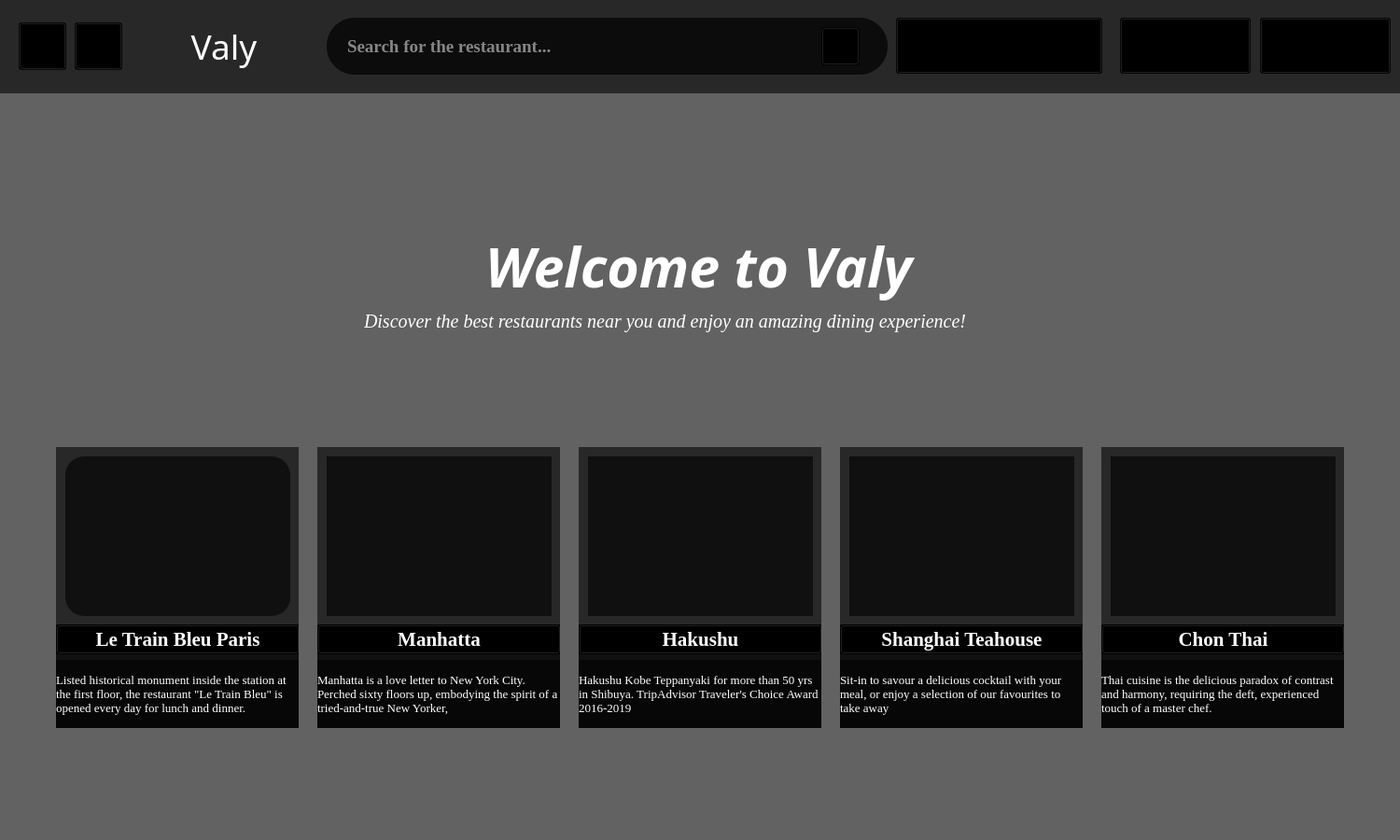
<?xml version="1.0" encoding="UTF-8"?>
<ui version="4.0">
 <class>MainWindow</class>
 <widget class="QMainWindow" name="MainWindow">
  <property name="geometry">
   <rect>
    <x>0</x>
    <y>0</y>
    <width>1500</width>
    <height>900</height>
   </rect>
  </property>
  <property name="windowTitle">
   <string>MainWindow</string>
  </property>
  <widget class="QWidget" name="centralwidget">
   <widget class="QWidget" name="widget_2" native="true">
    <property name="geometry">
     <rect>
      <x>0</x>
      <y>-1</y>
      <width>1500</width>
      <height>951</height>
     </rect>
    </property>
    <widget class="QLabel" name="labelHomepagebackground">
     <property name="geometry">
      <rect>
       <x>0</x>
       <y>-10</y>
       <width>1500</width>
       <height>911</height>
      </rect>
     </property>
     <property name="styleSheet">
      <string notr="true"/>
     </property>
     <property name="text">
      <string/>
     </property>
     <property name="pixmap">
      <pixmap>../Images/background.jpg</pixmap>
     </property>
     <property name="scaledContents">
      <bool>true</bool>
     </property>
    </widget>
    <widget class="QLabel" name="labelBackground">
     <property name="geometry">
      <rect>
       <x>-10</x>
       <y>-60</y>
       <width>1511</width>
       <height>1200</height>
      </rect>
     </property>
     <property name="styleSheet">
      <string notr="true">background-color: rgba(0,0,0,150);
</string>
     </property>
     <property name="text">
      <string/>
     </property>
     <property name="scaledContents">
      <bool>true</bool>
     </property>
     <property name="alignment">
      <set>Qt::AlignLeading|Qt::AlignLeft|Qt::AlignVCenter</set>
     </property>
    </widget>
    <widget class="QWidget" name="widgetTitle" native="true">
     <property name="geometry">
      <rect>
       <x>330</x>
       <y>240</y>
       <width>851</width>
       <height>121</height>
      </rect>
     </property>
     <widget class="QLabel" name="labelDiscover">
      <property name="geometry">
       <rect>
        <x>60</x>
        <y>80</y>
        <width>731</width>
        <height>51</height>
       </rect>
      </property>
      <property name="font">
       <font>
        <family>Georgia</family>
        <pointsize>15</pointsize>
        <weight>50</weight>
        <italic>true</italic>
        <bold>false</bold>
        <stylestrategy>PreferDefault</stylestrategy>
       </font>
      </property>
      <property name="styleSheet">
       <string notr="true">COLOR: rgb(255, 255, 255)</string>
      </property>
      <property name="text">
       <string>Discover the best restaurants near you and enjoy an amazing dining experience!</string>
      </property>
     </widget>
     <widget class="QLabel" name="labelWelcome">
      <property name="geometry">
       <rect>
        <x>190</x>
        <y>0</y>
        <width>471</width>
        <height>91</height>
       </rect>
      </property>
      <property name="font">
       <font>
        <family>VNI-Ariston</family>
        <pointsize>44</pointsize>
        <weight>75</weight>
        <italic>true</italic>
        <bold>true</bold>
       </font>
      </property>
      <property name="styleSheet">
       <string notr="true">color: rgb(255, 255, 255);</string>
      </property>
      <property name="text">
       <string>Welcome to Valy</string>
      </property>
      <property name="scaledContents">
       <bool>false</bool>
      </property>
     </widget>
    </widget>
    <widget class="QFrame" name="frameMain">
     <property name="geometry">
      <rect>
       <x>60</x>
       <y>480</y>
       <width>1411</width>
       <height>301</height>
      </rect>
     </property>
     <property name="styleSheet">
      <string notr="true">background-color: transparent</string>
     </property>
     <property name="frameShape">
      <enum>QFrame::StyledPanel</enum>
     </property>
     <property name="frameShadow">
      <enum>QFrame::Raised</enum>
     </property>
     <widget class="QWidget" name="widget4" native="true">
      <property name="geometry">
       <rect>
        <x>840</x>
        <y>0</y>
        <width>260</width>
        <height>301</height>
       </rect>
      </property>
      <property name="styleSheet">
       <string notr="true">background-color: rgba(0,0,0,150);
</string>
      </property>
      <widget class="QLabel" name="labelfigure4">
       <property name="geometry">
        <rect>
         <x>10</x>
         <y>10</y>
         <width>241</width>
         <height>171</height>
        </rect>
       </property>
       <property name="font">
        <font>
         <family>Sitka Text</family>
         <pointsize>10</pointsize>
        </font>
       </property>
       <property name="text">
        <string/>
       </property>
       <property name="pixmap">
        <pixmap>../Images/rest4.jpg</pixmap>
       </property>
       <property name="scaledContents">
        <bool>true</bool>
       </property>
      </widget>
      <widget class="QWidget" name="verticalWidget4" native="true">
       <property name="geometry">
        <rect>
         <x>0</x>
         <y>190</y>
         <width>261</width>
         <height>111</height>
        </rect>
       </property>
       <layout class="QVBoxLayout" name="verticalLayout_6">
        <item>
         <widget class="QPushButton" name="pushButtonName4">
          <property name="font">
           <font>
            <family>Times New Roman</family>
            <pointsize>16</pointsize>
            <weight>75</weight>
            <bold>true</bold>
           </font>
          </property>
          <property name="styleSheet">
           <string notr="true">color:rgb(255, 255, 255)</string>
          </property>
          <property name="text">
           <string>Shanghai Teahouse</string>
          </property>
         </widget>
        </item>
        <item>
         <widget class="QLabel" name="labelrating4">
          <property name="font">
           <font>
            <family>Times New Roman</family>
            <pointsize>10</pointsize>
           </font>
          </property>
          <property name="styleSheet">
           <string notr="true">color:rgb(255, 255, 255)</string>
          </property>
          <property name="text">
           <string>Sit-in to savour a delicious cocktail with your meal, or enjoy a selection of our favourites to take away</string>
          </property>
          <property name="scaledContents">
           <bool>false</bool>
          </property>
          <property name="wordWrap">
           <bool>true</bool>
          </property>
         </widget>
        </item>
       </layout>
      </widget>
     </widget>
     <widget class="QWidget" name="widget5" native="true">
      <property name="geometry">
       <rect>
        <x>1120</x>
        <y>0</y>
        <width>260</width>
        <height>301</height>
       </rect>
      </property>
      <property name="styleSheet">
       <string notr="true">background-color: rgba(0,0,0,150);
</string>
      </property>
      <widget class="QLabel" name="labelfigure5">
       <property name="geometry">
        <rect>
         <x>10</x>
         <y>10</y>
         <width>241</width>
         <height>171</height>
        </rect>
       </property>
       <property name="font">
        <font>
         <family>Sitka Text</family>
         <pointsize>10</pointsize>
        </font>
       </property>
       <property name="text">
        <string/>
       </property>
       <property name="pixmap">
        <pixmap>../Images/rest5.jpg</pixmap>
       </property>
       <property name="scaledContents">
        <bool>true</bool>
       </property>
      </widget>
      <widget class="QWidget" name="verticalWidget5" native="true">
       <property name="geometry">
        <rect>
         <x>0</x>
         <y>190</y>
         <width>261</width>
         <height>111</height>
        </rect>
       </property>
       <layout class="QVBoxLayout" name="verticalLayout_8">
        <item>
         <widget class="QPushButton" name="pushButtonName5">
          <property name="font">
           <font>
            <family>Times New Roman</family>
            <pointsize>16</pointsize>
            <weight>75</weight>
            <bold>true</bold>
           </font>
          </property>
          <property name="styleSheet">
           <string notr="true">color:rgb(255, 255, 255)</string>
          </property>
          <property name="text">
           <string>Chon Thai</string>
          </property>
         </widget>
        </item>
        <item>
         <widget class="QLabel" name="labelrating5">
          <property name="font">
           <font>
            <family>Times New Roman</family>
            <pointsize>10</pointsize>
           </font>
          </property>
          <property name="styleSheet">
           <string notr="true">color:rgb(255, 255, 255)</string>
          </property>
          <property name="text">
           <string>Thai cuisine is the delicious paradox of contrast and harmony, requiring the deft, experienced touch of a master chef.</string>
          </property>
          <property name="scaledContents">
           <bool>false</bool>
          </property>
          <property name="wordWrap">
           <bool>true</bool>
          </property>
         </widget>
        </item>
       </layout>
      </widget>
     </widget>
     <widget class="QWidget" name="widget3" native="true">
      <property name="geometry">
       <rect>
        <x>560</x>
        <y>0</y>
        <width>260</width>
        <height>301</height>
       </rect>
      </property>
      <property name="styleSheet">
       <string notr="true">background-color: rgba(0,0,0,150);
</string>
      </property>
      <widget class="QLabel" name="labelfigure3">
       <property name="geometry">
        <rect>
         <x>10</x>
         <y>10</y>
         <width>241</width>
         <height>171</height>
        </rect>
       </property>
       <property name="font">
        <font>
         <family>Sitka Text</family>
         <pointsize>10</pointsize>
        </font>
       </property>
       <property name="text">
        <string/>
       </property>
       <property name="pixmap">
        <pixmap>../Images/rest3.jpg</pixmap>
       </property>
       <property name="scaledContents">
        <bool>true</bool>
       </property>
      </widget>
      <widget class="QWidget" name="verticalWidget3" native="true">
       <property name="geometry">
        <rect>
         <x>0</x>
         <y>190</y>
         <width>261</width>
         <height>111</height>
        </rect>
       </property>
       <layout class="QVBoxLayout" name="verticalLayout_3">
        <item>
         <widget class="QPushButton" name="pushButtonName3">
          <property name="font">
           <font>
            <family>Times New Roman</family>
            <pointsize>16</pointsize>
            <weight>75</weight>
            <bold>true</bold>
           </font>
          </property>
          <property name="styleSheet">
           <string notr="true">color:rgb(255, 255, 255)</string>
          </property>
          <property name="text">
           <string>Hakushu</string>
          </property>
         </widget>
        </item>
        <item>
         <widget class="QLabel" name="labelrating3">
          <property name="font">
           <font>
            <family>Times New Roman</family>
            <pointsize>10</pointsize>
           </font>
          </property>
          <property name="styleSheet">
           <string notr="true">color:rgb(255, 255, 255)</string>
          </property>
          <property name="text">
           <string>Hakushu Kobe Teppanyaki for more than 50 yrs in Shibuya. TripAdvisor Traveler's Choice Award 2016-2019</string>
          </property>
          <property name="scaledContents">
           <bool>false</bool>
          </property>
          <property name="wordWrap">
           <bool>true</bool>
          </property>
         </widget>
        </item>
       </layout>
      </widget>
     </widget>
     <widget class="QWidget" name="widget1" native="true">
      <property name="geometry">
       <rect>
        <x>0</x>
        <y>0</y>
        <width>260</width>
        <height>301</height>
       </rect>
      </property>
      <property name="styleSheet">
       <string notr="true">background-color: rgba(0,0,0,150);
</string>
      </property>
      <widget class="QLabel" name="labelfigure1">
       <property name="geometry">
        <rect>
         <x>10</x>
         <y>10</y>
         <width>241</width>
         <height>171</height>
        </rect>
       </property>
       <property name="font">
        <font>
         <family>Sitka Text</family>
         <pointsize>10</pointsize>
        </font>
       </property>
       <property name="styleSheet">
        <string notr="true">border-radius: 20px;</string>
       </property>
       <property name="text">
        <string/>
       </property>
       <property name="pixmap">
        <pixmap>../Images/rest1.jpg</pixmap>
       </property>
       <property name="scaledContents">
        <bool>true</bool>
       </property>
      </widget>
      <widget class="QWidget" name="verticalWidget1" native="true">
       <property name="geometry">
        <rect>
         <x>0</x>
         <y>190</y>
         <width>261</width>
         <height>111</height>
        </rect>
       </property>
       <layout class="QVBoxLayout" name="verticalLayout_4">
        <item>
         <widget class="QPushButton" name="pushButtonName1">
          <property name="font">
           <font>
            <family>Times New Roman</family>
            <pointsize>16</pointsize>
            <weight>75</weight>
            <bold>true</bold>
           </font>
          </property>
          <property name="styleSheet">
           <string notr="true">color:rgb(255, 255, 255)</string>
          </property>
          <property name="text">
           <string>Le Train Bleu Paris</string>
          </property>
         </widget>
        </item>
        <item>
         <widget class="QLabel" name="labelrating1">
          <property name="font">
           <font>
            <family>Times New Roman</family>
            <pointsize>10</pointsize>
           </font>
          </property>
          <property name="styleSheet">
           <string notr="true">color:rgb(255, 255, 255)</string>
          </property>
          <property name="text">
           <string>Listed historical monument inside the station at the first floor, the restaurant &quot;Le Train Bleu&quot; is opened every day for lunch and dinner.</string>
          </property>
          <property name="scaledContents">
           <bool>false</bool>
          </property>
          <property name="wordWrap">
           <bool>true</bool>
          </property>
         </widget>
        </item>
       </layout>
      </widget>
     </widget>
     <widget class="QWidget" name="widget2" native="true">
      <property name="geometry">
       <rect>
        <x>280</x>
        <y>0</y>
        <width>260</width>
        <height>301</height>
       </rect>
      </property>
      <property name="styleSheet">
       <string notr="true">background-color: rgba(0,0,0,150);
</string>
      </property>
      <widget class="QLabel" name="labelfigure2">
       <property name="geometry">
        <rect>
         <x>10</x>
         <y>10</y>
         <width>241</width>
         <height>171</height>
        </rect>
       </property>
       <property name="font">
        <font>
         <family>Sitka Text</family>
         <pointsize>10</pointsize>
        </font>
       </property>
       <property name="text">
        <string/>
       </property>
       <property name="pixmap">
        <pixmap>../Images/rest2.jpg</pixmap>
       </property>
       <property name="scaledContents">
        <bool>true</bool>
       </property>
      </widget>
      <widget class="QWidget" name="verticalWidget2" native="true">
       <property name="geometry">
        <rect>
         <x>0</x>
         <y>190</y>
         <width>261</width>
         <height>111</height>
        </rect>
       </property>
       <layout class="QVBoxLayout" name="verticalLayout_5">
        <item>
         <widget class="QPushButton" name="pushButtonName2">
          <property name="font">
           <font>
            <family>Times New Roman</family>
            <pointsize>16</pointsize>
            <weight>75</weight>
            <bold>true</bold>
           </font>
          </property>
          <property name="styleSheet">
           <string notr="true">color:rgb(255, 255, 255)</string>
          </property>
          <property name="text">
           <string>Manhatta</string>
          </property>
         </widget>
        </item>
        <item>
         <widget class="QLabel" name="labelrating2">
          <property name="font">
           <font>
            <family>Times New Roman</family>
            <pointsize>10</pointsize>
           </font>
          </property>
          <property name="styleSheet">
           <string notr="true">color:rgb(255, 255, 255)</string>
          </property>
          <property name="text">
           <string>Manhatta is a love letter to New York City. Perched sixty floors up, embodying the spirit of a tried-and-true New Yorker, </string>
          </property>
          <property name="scaledContents">
           <bool>false</bool>
          </property>
          <property name="wordWrap">
           <bool>true</bool>
          </property>
         </widget>
        </item>
       </layout>
      </widget>
     </widget>
    </widget>
    <widget class="QWidget" name="TitleBar" native="true">
     <property name="geometry">
      <rect>
       <x>0</x>
       <y>0</y>
       <width>1500</width>
       <height>101</height>
      </rect>
     </property>
     <property name="styleSheet">
      <string notr="true">background-color: rgba(0,0,0,150);
</string>
     </property>
     <widget class="QLineEdit" name="lineEditSearch">
      <property name="geometry">
       <rect>
        <x>350</x>
        <y>20</y>
        <width>601</width>
        <height>61</height>
       </rect>
      </property>
      <property name="font">
       <font>
        <family>Times New Roman</family>
        <pointsize>14</pointsize>
        <weight>75</weight>
        <bold>true</bold>
       </font>
      </property>
      <property name="whatsThis">
       <string>&lt;html&gt;&lt;head/&gt;&lt;body&gt;&lt;p&gt;&lt;br/&gt;&lt;/p&gt;&lt;/body&gt;&lt;/html&gt;</string>
      </property>
      <property name="styleSheet">
       <string notr="true">COLOR: rgb(255, 255, 255);
background-color: rgba(0,0,0,180);

border-radius: 30px;
padding-left: 20px;
</string>
      </property>
      <property name="text">
       <string/>
      </property>
      <property name="placeholderText">
       <string>Search for the restaurant...</string>
      </property>
     </widget>
     <widget class="QPushButton" name="pushButtonSearch">
      <property name="geometry">
       <rect>
        <x>880</x>
        <y>30</y>
        <width>41</width>
        <height>41</height>
       </rect>
      </property>
      <property name="styleSheet">
       <string notr="true">QPushButton {
    background-color: transparent;
    border-radius: 10px;
    padding: 5px;
}

QPushButton:hover{
    background-color: rgb(71, 71, 71); 
};

</string>
      </property>
      <property name="text">
       <string/>
      </property>
      <property name="icon">
       <iconset>
        <normaloff>../Images/ic_search.png</normaloff>../Images/ic_search.png</iconset>
      </property>
      <property name="iconSize">
       <size>
        <width>50</width>
        <height>50</height>
       </size>
      </property>
     </widget>
     <widget class="QPushButton" name="pushButtonWriteReview">
      <property name="geometry">
       <rect>
        <x>960</x>
        <y>20</y>
        <width>221</width>
        <height>60</height>
       </rect>
      </property>
      <property name="font">
       <font>
        <family>Georgia</family>
        <pointsize>14</pointsize>
        <weight>75</weight>
        <bold>true</bold>
       </font>
      </property>
      <property name="styleSheet">
       <string notr="true">QPushButton {
    background-color: transparent;
    border-radius: 10px;
    padding: 5px;
	color: rgb(255, 255, 255);
}

QPushButton:hover{
    background-color: rgb(71, 71, 71); 
};

</string>
      </property>
      <property name="text">
       <string>Write a review</string>
      </property>
     </widget>
     <widget class="QPushButton" name="pushButtonLogIn">
      <property name="geometry">
       <rect>
        <x>1200</x>
        <y>20</y>
        <width>140</width>
        <height>60</height>
       </rect>
      </property>
      <property name="font">
       <font>
        <family>Georgia</family>
        <pointsize>14</pointsize>
        <weight>75</weight>
        <italic>false</italic>
        <bold>true</bold>
       </font>
      </property>
      <property name="styleSheet">
       <string notr="true">
QPushButton {
    background-color: rgb(255, 255, 255);
    border-radius: 10px;
    padding: 5px;
}

QPushButton:hover{
    background-color: rgba(231, 230, 230, 252); 
    color: black;
};

</string>
      </property>
      <property name="text">
       <string>Log In</string>
      </property>
     </widget>
     <widget class="QLabel" name="labelValy">
      <property name="geometry">
       <rect>
        <x>150</x>
        <y>0</y>
        <width>180</width>
        <height>101</height>
       </rect>
      </property>
      <property name="font">
       <font>
        <family>VNI-Ariston</family>
        <pointsize>28</pointsize>
        <weight>9</weight>
        <italic>false</italic>
        <bold>false</bold>
       </font>
      </property>
      <property name="styleSheet">
       <string notr="true">background-color: transparent;
color: rgb(255, 255, 255);

font: 75 28pt &quot;VNI-Ariston&quot;;</string>
      </property>
      <property name="text">
       <string>Valy</string>
      </property>
      <property name="scaledContents">
       <bool>true</bool>
      </property>
      <property name="alignment">
       <set>Qt::AlignCenter</set>
      </property>
     </widget>
     <widget class="QPushButton" name="pushButtonSignUp">
      <property name="geometry">
       <rect>
        <x>1350</x>
        <y>20</y>
        <width>140</width>
        <height>60</height>
       </rect>
      </property>
      <property name="font">
       <font>
        <family>Georgia</family>
        <pointsize>14</pointsize>
        <weight>75</weight>
        <italic>false</italic>
        <bold>true</bold>
       </font>
      </property>
      <property name="styleSheet">
       <string notr="true">
QPushButton {
    background-color: rgb(255, 255, 255);
    border-radius: 10px;
    padding: 5px;
}

QPushButton:hover{
    background-color: rgba(231, 230, 230, 252); 
    color: black;
};

</string>
      </property>
      <property name="text">
       <string>Sign Up</string>
      </property>
     </widget>
     <widget class="QPushButton" name="pushButtonWritePrevious">
      <property name="geometry">
       <rect>
        <x>20</x>
        <y>25</y>
        <width>51</width>
        <height>51</height>
       </rect>
      </property>
      <property name="font">
       <font>
        <family>VNI-Souvir</family>
        <pointsize>12</pointsize>
        <weight>75</weight>
        <bold>true</bold>
       </font>
      </property>
      <property name="styleSheet">
       <string notr="true">

QPushButton {
    background-color: transparent;
    border-radius: 10px;
    padding: 5px;
	color: rgb(255, 255, 255);
}

QPushButton:hover{
    background-color: rgb(71, 71, 71); 
};
background-color: transparent;</string>
      </property>
      <property name="text">
       <string/>
      </property>
      <property name="icon">
       <iconset>
        <normaloff>../Images/ic_left.png</normaloff>../Images/ic_left.png</iconset>
      </property>
      <property name="iconSize">
       <size>
        <width>40</width>
        <height>40</height>
       </size>
      </property>
     </widget>
     <widget class="QPushButton" name="pushButtonWriteNext">
      <property name="geometry">
       <rect>
        <x>80</x>
        <y>25</y>
        <width>51</width>
        <height>51</height>
       </rect>
      </property>
      <property name="font">
       <font>
        <family>VNI-Souvir</family>
        <pointsize>12</pointsize>
        <weight>75</weight>
        <bold>true</bold>
       </font>
      </property>
      <property name="styleSheet">
       <string notr="true">
QPushButton {
    background-color: transparent;
    border-radius: 10px;
    padding: 5px;
	color: rgb(255, 255, 255);
}

QPushButton:hover{
    background-color: rgb(71, 71, 71); 
};
background-color: transparent;
</string>
      </property>
      <property name="text">
       <string/>
      </property>
      <property name="icon">
       <iconset>
        <normaloff>../Images/ic_right.png</normaloff>../Images/ic_right.png</iconset>
      </property>
      <property name="iconSize">
       <size>
        <width>40</width>
        <height>40</height>
       </size>
      </property>
     </widget>
    </widget>
   </widget>
  </widget>
 </widget>
 <resources>
  <include location="../Images/background.qrc"/>
 </resources>
 <connections/>
</ui>
